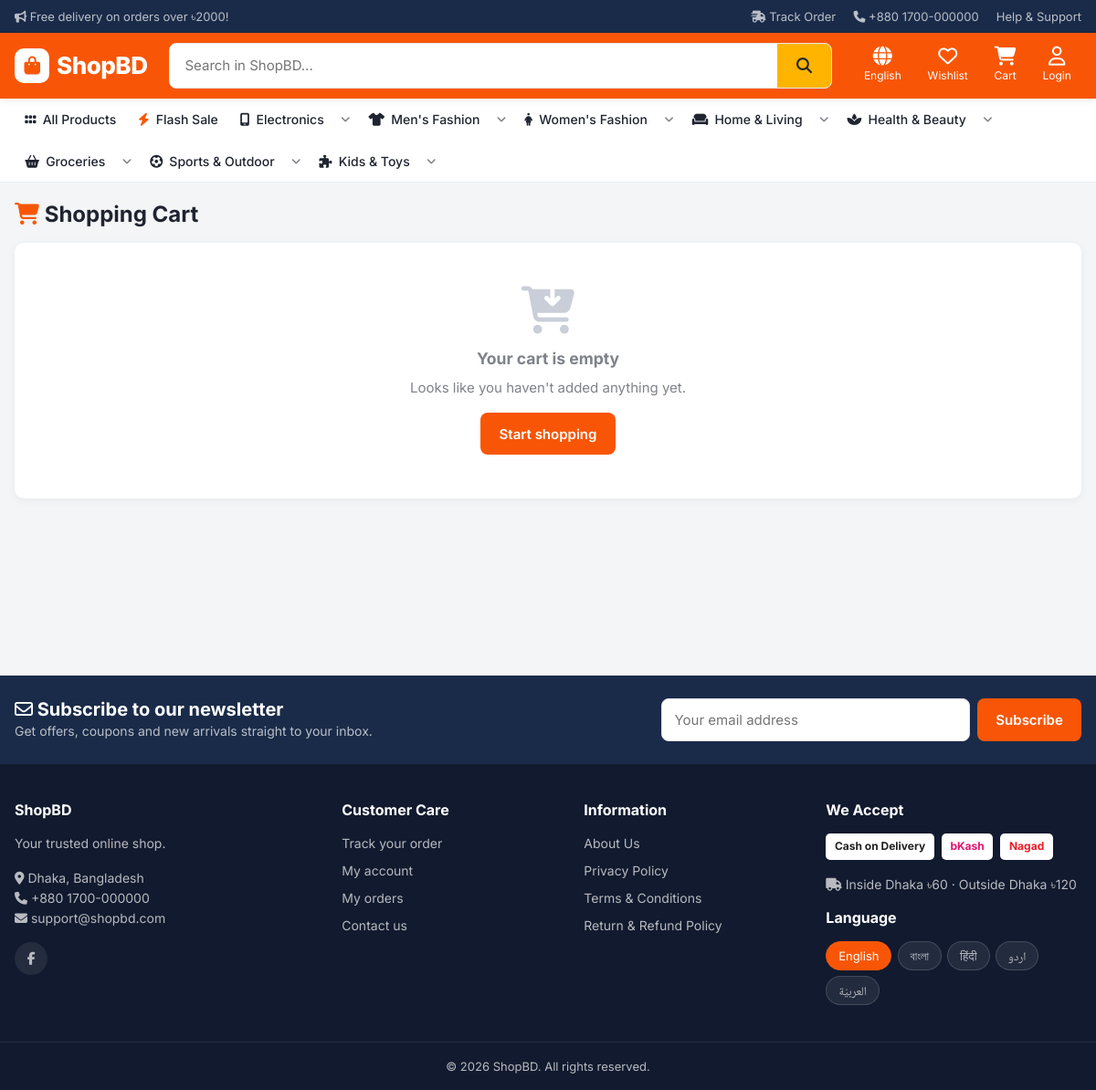
Page /cart/ on the committed database.
### core/models.py (models this page shows, shortened)
class SiteSetting(TranslatableMixin, models.Model):
    site_name = models.CharField(max_length=100, default="ShopBD")
    tagline = models.CharField(max_length=200, blank=True, default="Online Shopping in Bangladesh")
    logo = models.ImageField(upload_to="site/", blank=True)
    favicon = models.ImageField(upload_to="site/", blank=True)
    phone = models.CharField(max_length=30, blank=True, default="+880 1700-000000")
    email = models.EmailField(blank=True, default="support@shopbd.com")
    address = models.CharField(max_length=255, blank=True, default="Dhaka, Bangladesh")
    facebook = models.URLField(blank=True)
    instagram = models.URLField(blank=True)
    youtube = models.URLField(blank=True)
    top_notice = models.CharField(max_length=255, blank=True, default="Free delivery on orders over ৳2000!")
    default_language = models.CharField(
        max_length=10, choices=settings.LANGUAGES, default="en",
        help_text="নতুন ভিজিটর প্রথমে এই ভাষায় সাইট দেখবে (পরে নিজে বদলাতে পারবে)",
    )
    shipping_inside_dhaka = models.DecimalField(max_digits=8, decimal_places=2, default=Decimal("60"))
    shipping_outside_dhaka = models.DecimalField(max_digits=8, decimal_places=2, default=Decimal("120"))
    free_shipping_over = models.DecimalField(
        max_digits=10, decimal_places=2, default=Decimal("2000"),
        help_text="0 দিলে ফ্রি ডেলিভারি বন্ধ থাকবে",
    )
    bkash_number = models.CharField(max_length=20, blank=True, default="01700000000")
    nagad_number = models.CharField(max_length=20, blank=True, default="01700000000")
    enable_cod = models.BooleanField("Enable Cash on Delivery", default=True)
    enable_bkash = models.BooleanField(default=True)
    enable_nagad = models.BooleanField(default=True)
    footer_text = models.TextField(blank=True, default="Your trusted online shop.")
    class Meta:
        verbose_name = "Site Setting"
        verbose_name_plural = "Site Settings"
    @classmethod
    def load(cls):
        obj, _ = cls.objects.get_or_create(pk=1)
        return obj

class Page(TranslatableMixin, models.Model):
    title = models.CharField(max_length=150)
    slug = models.SlugField(unique=True)
    content = models.TextField(help_text="HTML লেখা যাবে")
    show_in_footer = models.BooleanField(default=True)
    is_active = models.BooleanField(default=True)

### store/models.py (models this page shows, shortened)
class Category(TranslatableMixin, models.Model):
    name = models.CharField(max_length=100)
    slug = models.SlugField(max_length=120, unique=True, blank=True, allow_unicode=True)
    parent = models.ForeignKey("self", null=True, blank=True, on_delete=models.CASCADE, related_name="children")
    image = models.ImageField(upload_to="categories/", blank=True)
    icon = models.CharField(max_length=50, blank=True, help_text="Font Awesome class, যেমন: fa-mobile-screen")
    order = models.PositiveIntegerField(default=0)
    is_active = models.BooleanField(default=True)
    show_on_home = models.BooleanField(default=True)
    class Meta:
        verbose_name_plural = "Categories"
        ordering = ["order", "name"]
    def get_absolute_url(self):
        return reverse("store:category", args=[self.slug])

### cart/views.py (the view)
# urls.py: path("", views.cart_detail, name="detail"),
def cart_detail(request):
    cart = Cart(request)
    return render(request, "cart/cart_detail.html", {"cart": cart, "coupon": cart.get_coupon()})

### templates/cart/cart_detail.html (shortened to what this page needs)
{% extends "base.html" %}
{% load i18n shop_tags %}
{% block content %}
<div class="container">
  <h1 class="page-title"><i class="fa-solid fa-cart-shopping" style="color:var(--primary)"></i> {% trans "Shopping Cart" %}</h1>
  {% if cart.items %}
  <div class="two-col">
    <section class="card">
      {% for item in cart %}
      <div class="cart-item">
        <a href="{{ item.product.get_absolute_url }}"><img src="{{ item.product.image.url }}" alt="{{ item.product|tr:'name' }}"></a>
        <div>
          <a href="{{ item.product.get_absolute_url }}" class="name">{{ item.product|tr:"name" }}</a>
          {% if item.variation_text %}<div class="muted" style="font-size:13px">{{ item.variation_text }}</div>{% endif %}
          <div class="muted" style="font-size:13px">{% blocktrans with price=item.unit_price|taka %}{{ price }} each{% endblocktrans %}</div>
        </div>
        <form method="post" action="{% url 'cart:update' %}" class="js-auto-submit qty-cell">{% csrf_token %}
          <input type="hidden" name="key" value="{{ item.key }}">
          <div class="qty">
            <button type="button" data-step="-" aria-label="{% trans 'Decrease' %}">−</button>
            <input type="number" name="quantity" value="{{ item.quantity }}" min="1" max="{{ item.product.stock }}" aria-label="{% trans 'Quantity' %}">
            <button type="button" data-step="+" aria-label="{% trans 'Increase' %}">+</button>
          </div>
        </form>
        <strong class="price unit">{{ item.total_price|taka }}</strong>
        <form method="post" action="{% url 'cart:remove' %}">{% csrf_token %}
          <input type="hidden" name="key" value="{{ item.key }}">
          <button class="remove-btn" type="submit" aria-label="{% trans 'Remove' %}"><i class="fa-regular fa-trash-can"></i></button>
        </form>
      </div>
      {% endfor %}
      <div class="card-body"><a href="{% url 'store:product_list' %}" class="btn btn-outline"><i class="fa-solid fa-arrow-left flip-rtl"></i> {% trans "Continue shopping" %}</a></div>
    </section>
    <aside class="card summary">
      <div class="card-body">
        <h3 class="card-title">{% trans "Order Summary" %}</h3>
        <div class="summary-row"><span>{% blocktrans with n=cart|length %}Subtotal ({{ n }} items){% endblocktrans %}</span><span>{{ cart.subtotal|taka }}</span></div>
        {% if coupon %}
        <div class="summary-row" style="color:var(--success)"><span>{% trans "Discount" %} ({{ coupon.code }})</span><span>−{{ cart.discount|taka }}</span></div>
        {% endif %}
        <div class="summary-row"><span>{% trans "Delivery (inside Dhaka)" %}</span><span>{% with s=cart.shipping_cost %}{% if s %}{{ s|taka }}{% else %}{% trans "Free" %}{% endif %}{% endwith %}</span></div>
        <div class="summary-row total"><span>{% trans "Total" %}</span><span>{{ cart.total|taka }}</span></div>
        {% if site.free_shipping_over and cart.subtotal < site.free_shipping_over %}
        <p class="muted" style="font-size:13px"><i class="fa-solid fa-truck"></i> {% blocktrans with amount=site.free_shipping_over|taka %}Add more for free delivery over {{ amount }}{% endblocktrans %}</p>
        {% endif %}
        {% if coupon %}
        <div class="applied-coupon">
          <span><i class="fa-solid fa-ticket"></i> {% blocktrans with code=coupon.code %}<strong>{{ code }}</strong> applied{% endblocktrans %}</span>
          <form method="post" action="{% url 'cart:remove_coupon' %}">{% csrf_token %}<button class="btn-link btn" type="submit">{% trans "Remove" %}</button></form>
        </div>
        {% else %}
        <form method="post" action="{% url 'cart:apply_coupon' %}" class="coupon-form">{% csrf_token %}
          <input class="form-control" name="code" placeholder="{% trans 'Coupon code' %}" required>
          <button class="btn btn-dark" type="submit">{% trans "Apply" %}</button>
        </form>
        {% endif %}
        <a href="{% url 'orders:checkout' %}" class="btn btn-primary btn-lg btn-block">{% trans "Proceed to Checkout" %} <i class="fa-solid fa-arrow-right flip-rtl"></i></a>
      </div>
    </aside>
  </div>
  {% else %}
  <section class="card"><div class="empty">
    <i class="fa-solid fa-cart-arrow-down"></i><h3>{% trans "Your cart is empty" %}</h3>
    <p>{% trans "Looks like you haven't added anything yet." %}</p>
    <a href="{% url 'store:product_list' %}" class="btn btn-primary">{% trans "Start shopping" %}</a>
  </div></section>
  {% endif %}
</div>
{% endblock %}

### templates/base.html (shortened to what this page needs)
{% load static i18n shop_tags %}{% get_current_language as LANGUAGE_CODE %}{% get_current_language_bidi as LANGUAGE_BIDI %}{% get_available_languages as LANGUAGES %}{% get_language_info for LANGUAGE_CODE as cur_lang %}<!DOCTYPE html>
<html lang="{{ LANGUAGE_CODE }}" dir="{% if LANGUAGE_BIDI %}rtl{% else %}ltr{% endif %}">
<head>
  <link rel="stylesheet" href="https://cdnjs.cloudflare.com/ajax/libs/font-awesome/6.5.2/css/all.min.css">
  <link rel="stylesheet" href="{% static 'css/style.css' %}">
</head>
<body class="lang-{{ LANGUAGE_CODE }}">
  <div class="topbar">
    <div class="container">
      <span>{% with notice=site|tr:"top_notice" %}{% if notice %}<i class="fa-solid fa-bullhorn"></i> {{ notice }}{% endif %}{% endwith %}</span>
      <div class="topbar-links">
        <a href="{% url 'orders:track' %}"><i class="fa-solid fa-truck-fast"></i> {% trans "Track Order" %}</a>
        <a href="tel:{{ site.phone }}" dir="ltr"><i class="fa-solid fa-phone"></i> {{ site.phone }}</a>
        <a href="{% url 'core:contact' %}">{% trans "Help & Support" %}</a>
      </div>
    </div>
  </div>
  <header class="header">
    <div class="container header-main">
      <a href="{% url 'core:home' %}" class="logo">
        {% if site.logo %}<img src="{{ site.logo.url }}" alt="{{ site.site_name }}">
        {% else %}<span class="logo-mark"><i class="fa-solid fa-bag-shopping"></i></span>{{ site.site_name }}{% endif %}
      </a>
      <div class="search">
        <form action="{% url 'store:product_list' %}" method="get" role="search">
          <input id="search-input" type="search" name="q" value="{{ request.GET.q }}" placeholder="{% blocktrans with name=site.site_name %}Search in {{ name }}...{% endblocktrans %}"
                 autocomplete="off" data-url="{% url 'store:search_suggest' %}" aria-label="{% trans 'Search' %}">
          <button type="submit" aria-label="{% trans 'Search' %}"><i class="fa-solid fa-magnifying-glass"></i></button>
        </form>
      </div>
      <div class="header-actions">
        <div class="dropdown lang-switch">
          <button class="h-action" data-dropdown aria-label="{% trans 'Language' %}"><i class="fa-solid fa-globe"></i><span class="lbl">{{ cur_lang.name_local }}</span></button>
        </div>
        <a href="{% url 'store:wishlist' %}" class="h-action hide-sm">
          <i class="fa-regular fa-heart"></i><span class="lbl">{% trans "Wishlist" %}</span>
        </a>
        <a href="{% url 'cart:detail' %}" class="h-action">
          <i class="fa-solid fa-cart-shopping"></i><span class="lbl">{% trans "Cart" %}</span>
        </a>
        {% if user.is_authenticated %}
        <div class="dropdown">
          <button class="h-action" data-dropdown><i class="fa-regular fa-user"></i><span class="lbl">{{ user.first_name|default:user.username|truncatechars:12 }}</span></button>
          <div class="dropdown-menu">
            <a href="{% url 'accounts:dashboard' %}"><i class="fa-solid fa-gauge"></i> {% trans "My Account" %}</a>
            <a href="{% url 'orders:my_orders' %}"><i class="fa-solid fa-box"></i> {% trans "My Orders" %}</a>
            <a href="{% url 'store:wishlist' %}"><i class="fa-regular fa-heart"></i> {% trans "Wishlist" %}</a>
            <a href="{% url 'accounts:addresses' %}"><i class="fa-solid fa-location-dot"></i> {% trans "Addresses" %}</a>
            {% if pos_access %}<hr>
            <a href="{% url 'pos:terminal' %}"><i class="fa-solid fa-cash-register"></i> {% trans "Shop POS (counter sale)" %}</a>{% endif %}
            {% if user.is_staff %}<hr>
            <a href="{% url 'core:staff_dashboard' %}"><i class="fa-solid fa-chart-line"></i> {% trans "Seller Dashboard" %}</a>
            <a href="{% url 'admin:index' %}"><i class="fa-solid fa-screwdriver-wrench"></i> {% trans "Admin Panel" %}</a>
            <a href="{% url 'admin:core_themesetting_changelist' %}"><i class="fa-solid fa-palette"></i> {% trans "Theme & Colors" %}</a>{% endif %}
            <hr>
            <form method="post" action="{% url 'accounts:logout' %}">{% csrf_token %}
              <button type="submit"><i class="fa-solid fa-right-from-bracket"></i> {% trans "Logout" %}</button>
            </form>
          </div>
        </div>
        {% else %}
        <a href="{% url 'accounts:login' %}" class="h-action"><i class="fa-regular fa-user"></i><span class="lbl">{% trans "Login" %}</span></a>
        {% endif %}
      </div>
    </div>
  </header>
  <nav class="catnav">
    <div class="container">
      <ul>
        <li><a href="{% url 'store:product_list' %}"><i class="fa-solid fa-grip"></i> {% trans "All Products" %}</a></li>
        <li><a href="{% url 'store:product_list' %}?filter=flash"><i class="fa-solid fa-bolt" style="color:var(--primary)"></i> {% trans "Flash Sale" %}</a></li>
        {% for cat in menu_categories %}
        <li class="{% if cat.children.all %}has-sub{% endif %}">
          <a href="{{ cat.get_absolute_url }}">{% if cat.icon %}<i class="fa-solid {{ cat.icon }}"></i>{% endif %} {{ cat|tr:"name" }}</a>
          {% if cat.children.all %}
          <button type="button" class="sub-toggle" aria-expanded="false" aria-label="{% trans 'Sub-categories' %}"><i class="fa-solid fa-angle-down"></i><span class="caret-fallback">▾</span></button>
          {% endif %}
        </li>
        {% endfor %}
      </ul>
    </div>
  </nav>
  <main>
    {% block content %}{% endblock %}
  </main>
  <section class="newsletter no-print">
    <div class="container">
      <div>
        <h3><i class="fa-regular fa-envelope"></i> {% trans "Subscribe to our newsletter" %}</h3>
        <p>{% trans "Get offers, coupons and new arrivals straight to your inbox." %}</p>
      </div>
      <form method="post" action="{% url 'core:subscribe' %}">{% csrf_token %}
        <input class="form-control" type="email" name="email" placeholder="{% trans 'Your email address' %}" required>
        <button class="btn btn-primary" type="submit">{% trans "Subscribe" %}</button>
      </form>
    </div>
  </section>
  <footer class="footer">
    <div class="container footer-grid">
      <div>
        <h4>{{ site.site_name }}</h4>
        <p>{{ site|tr:"footer_text" }}</p>
        <p><i class="fa-solid fa-location-dot"></i> {{ site.address }}<br>
           <i class="fa-solid fa-phone"></i> <span dir="ltr">{{ site.phone }}</span><br>
           <i class="fa-solid fa-envelope"></i> {{ site.email }}</p>
        <div class="socials">
          {% if site.facebook %}<a href="{{ site.facebook }}" target="_blank" rel="noopener" aria-label="Facebook"><i class="fa-brands fa-facebook-f"></i></a>{% endif %}
        </div>
      </div>
      <div>
        <h4>{% trans "Customer Care" %}</h4>
        <ul>
          <li><a href="{% url 'orders:track' %}">{% trans "Track your order" %}</a></li>
          <li><a href="{% url 'accounts:dashboard' %}">{% trans "My account" %}</a></li>
          <li><a href="{% url 'orders:my_orders' %}">{% trans "My orders" %}</a></li>
          <li><a href="{% url 'core:contact' %}">{% trans "Contact us" %}</a></li>
        </ul>
      </div>
      <div>
        <h4>{% trans "Information" %}</h4>
        <ul>
          {% for p in footer_pages %}<li><a href="{% url 'core:page' p.slug %}">{{ p|tr:"title" }}</a></li>{% endfor %}
        </ul>
      </div>
      <div>
        <h4>{% trans "We Accept" %}</h4>
        <div class="pay-icons">
          {% if site.enable_cod %}<span>{% trans "Cash on Delivery" %}</span>{% endif %}
          {% if site.enable_bkash %}<span style="color:#e2136e">{% trans "bKash" %}</span>{% endif %}
          {% if site.enable_nagad %}<span style="color:#ec1c24">{% trans "Nagad" %}</span>{% endif %}
        </div>
        <p class="mt-2"><i class="fa-solid fa-truck"></i> {% trans "Inside Dhaka" %} {{ site.shipping_inside_dhaka|taka }} · {% trans "Outside Dhaka" %} {{ site.shipping_outside_dhaka|taka }}</p>
        <h4 class="mt-2">{% trans "Language" %}</h4>
        <form action="{% url 'set_language' %}" method="post" class="footer-langs">{% csrf_token %}
          {% for code, name in LANGUAGES %}{% get_language_info for code as lang %}
          <button type="submit" name="language" value="{{ code }}" class="{% if code == LANGUAGE_CODE %}active{% endif %}">{{ lang.name_local }}</button>
          {% endfor %}
        </form>
      </div>
    </div>
    <div class="copyright">© {% now "Y" %} {{ site.site_name }}. {% trans "All rights reserved." %}</div>
  </footer>
  {% trans "Ends in" as t_ends %}{% trans "Something went wrong." as t_wrong %}{% trans "Free" as t_free %}{% trans "Close" as t_close %}
</body>
</html>

### rows in the picture
SiteSetting: top_notice "Free delivery on orders over ৳2000!", phone "+880 1700-000000", site_name "ShopBD", footer_text "Your trusted online shop.", address "Dhaka, Bangladesh", email "support@shopbd.com", shipping_inside_dhaka|taka "৳60", shipping_outside_dhaka|taka "৳120"
Category: name "Electronics"
Category: name "Men's Fashion"
Category: name "Women's Fashion"
Category: name "Home & Living"
Category: name "Health & Beauty"
Category: name "Groceries"
Category: name "Sports & Outdoor"
Category: name "Kids & Toys"
Page: title "About Us"
Page: title "Privacy Policy"
Page: title "Terms & Conditions"
Page: title "Return & Refund Policy"

### other values in the picture
{{ cur_lang.name_local }} "English"
{{ lang.name_local }} "English" "বাংলা" "हिंदी" "اردو" "العربيّة"
